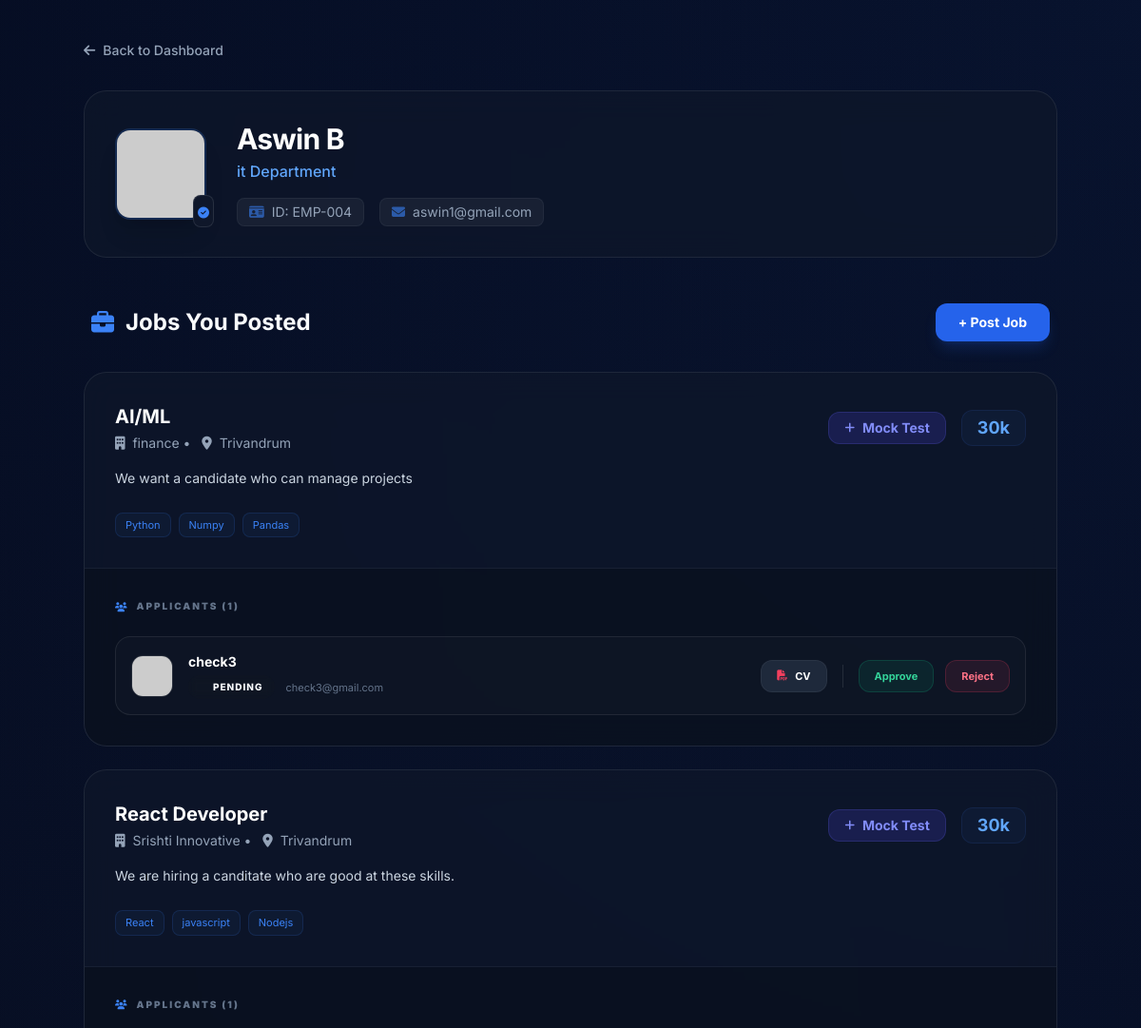
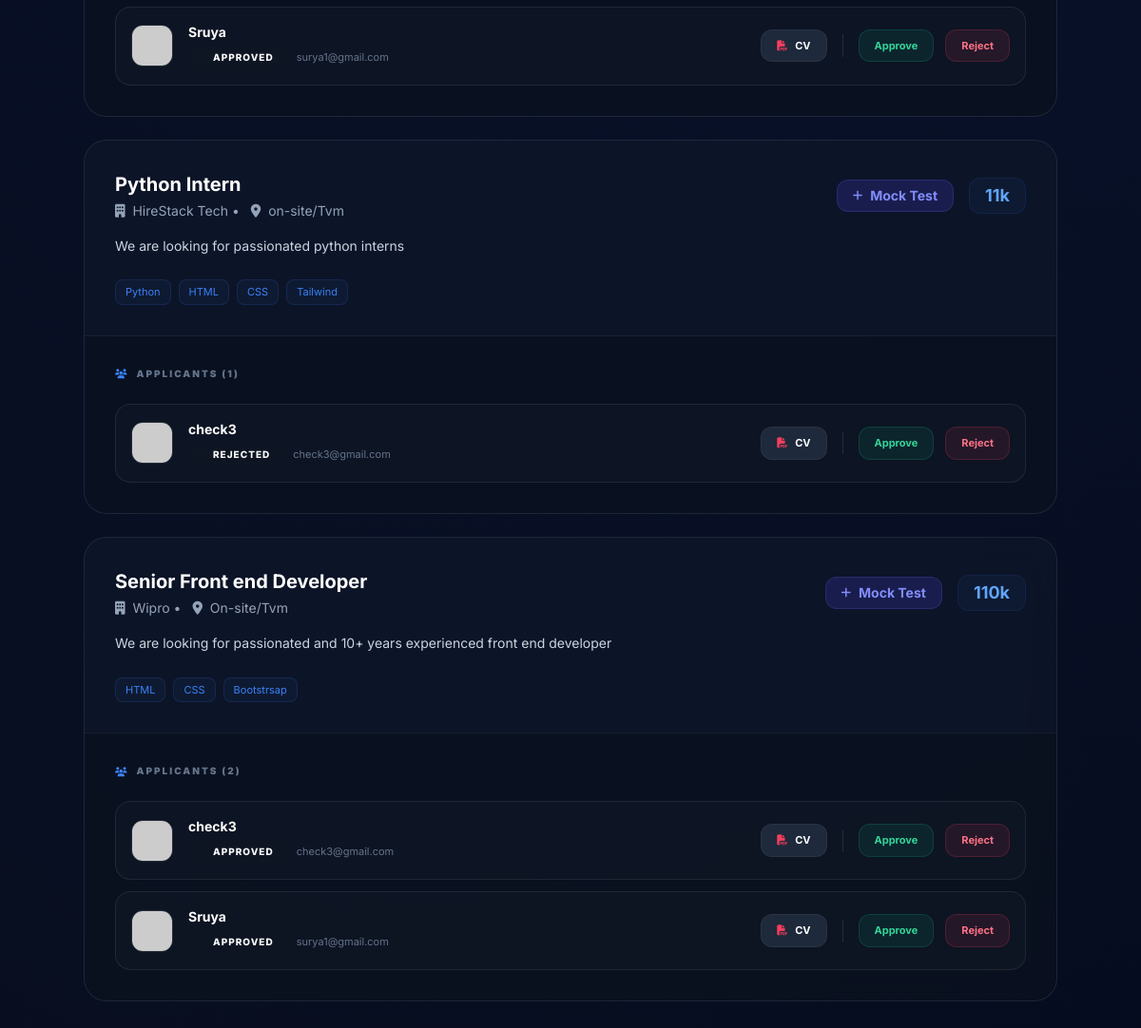
/emprofile/ (signed in), run on the app's committed database (2 pictures, top to bottom).
### hireapp/models.py (models this page shows, shortened)
class JobPortalEmployee(models.Model):
    first_name = models.CharField(max_length=255)
    last_name = models.CharField(max_length=255)
    employee_id= models.CharField(max_length=128)
    department = models.CharField(max_length=255)
    email = models.EmailField(unique=True)
    password = models.CharField(max_length=128)
    is_blocked = models.BooleanField(default=False)

class JobPost(models.Model):
    JOB_TYPE_CHOICES = [
        ('full-time', 'Full Time'),
        ('part-time', 'Part Time'),
        ('contract', 'Contract'),
        ('internship', 'Internship'),
    ]
    employee = models.ForeignKey(
        JobPortalEmployee,
        on_delete=models.CASCADE,
        related_name="jobs"
    )
    job_title = models.CharField(max_length=255)
    company_name = models.CharField(max_length=255)
    location = models.CharField(max_length=255, blank=True)
    job_type = models.CharField(
        max_length=20,
        choices=JOB_TYPE_CHOICES,
        default='full-time'
    )
    salary = models.CharField(max_length=100, blank=True)
    required_skills = models.TextField(
        help_text="Comma separated skills (e.g. Python, Django, AWS)",
        blank=True
    )
    description = models.TextField()
    apply_url = models.CharField(
        max_length=500,
        blank=True,
        help_text="External apply link or contact email"
    )
    is_active = models.BooleanField(default=True)
    created_at = models.DateTimeField(auto_now_add=True)
    def skills_list(self):
        if not self.required_skills:
            return []
        return [skill.strip() for skill in self.required_skills.split(',') if skill.strip()]

class JobApplication(models.Model):
    STATUS_CHOICES = [
        ('pending', 'Pending'),
        ('approved', 'Approved'),
        ('rejected', 'Rejected'),
    ]
    user = models.ForeignKey(JobPortalUser, on_delete=models.CASCADE)
    job = models.ForeignKey(
        JobPost,
        on_delete=models.CASCADE,
        related_name="applications"
    )
    resume = models.FileField(upload_to='resumes/', blank=True, null=True)
    cover_letter = models.TextField(blank=True)
    status = models.CharField(max_length=10, choices=STATUS_CHOICES, default='pending')
    is_blocked = models.BooleanField(default=False)
    applied_at = models.DateTimeField(auto_now_add=True)

class JobPortalUser(models.Model):
    ROLE_CHOICES = [
        ('junior_dev', 'Junior Developer'),
        ('mid_dev', 'Mid-Level Developer'),
        ('senior_dev', 'Senior Developer'),
        ('lead_dev', 'Lead Developer'),
        ('architect', 'Architect / Principal Developer'),
    ]
    full_name = models.CharField(max_length=255)
    role = models.CharField(
        max_length=20,
        choices=ROLE_CHOICES,
        default='user',
    )
    phone_number = models.CharField(max_length=10 , blank=True, null=True)
    email = models.EmailField(unique=True)
    password = models.CharField(max_length=128)
    location = models.CharField(max_length=255, blank=True)
    college_name = models.CharField(max_length=255, blank=True)
    degree = models.CharField(max_length=100, blank=True)
    year_of_study = models.CharField(max_length=50, blank=True)
    about_me = models.TextField(blank=True)
    skills = models.TextField(blank=True)
    resume = models.FileField(upload_to='resumes/', blank=True, null=True)
    is_blocked = models.BooleanField(default=False)
    created_at = models.DateTimeField(auto_now_add=True)

### hireapp/views.py (the view, shortened to what this page needs)
# urls.py: path('emprofile/', views.emprofile, name='emprofile'),
def emprofile(request):
    employee_id = request.session.get('employee_id')
    if not employee_id:
        return redirect('emlogin')
    employee = JobPortalEmployee.objects.get(id=employee_id)
    posted_jobs = JobPost.objects.filter(
        employee=employee
    ).prefetch_related('applications__user')
    for job in posted_jobs:
        mock_tests = MockTest.objects.filter(job=job)
    return render(request, 'emprofile.html', {
        'employee': employee,
        'posted_jobs': posted_jobs
    })

### hireapp/templates/emprofile.html (shortened to what this page needs)
<!DOCTYPE html>
<html lang="en">
<head>
    <script src="https://cdn.tailwindcss.com"></script>
    <link href="https://cdnjs.cloudflare.com/ajax/libs/font-awesome/6.5.0/css/all.min.css" rel="stylesheet">
</head>
<body class="min-h-screen py-10 px-6">
    <div class="max-w-5xl mx-auto">
        <a href="{% url 'dashboard' %}" class="inline-flex items-center gap-2 text-slate-400 hover:text-blue-400 transition-colors mb-8 text-sm font-medium">
            <i class="fa-solid fa-arrow-left"></i> Back to Dashboard
        </a>
        <div class="glass-card p-8 mb-12 flex flex-col md:flex-row items-center gap-8">
            <div class="relative">
                <img src="https://ui-avatars.com/api/?name={{ employee.first_name }}+{{ employee.last_name }}&background=3b82f6&color=fff"
                    class="w-24 h-24 rounded-2xl border-2 border-blue-500/20 shadow-xl">
                <div class="absolute -bottom-2 -right-2 bg-slate-900 p-1 rounded-lg border border-white/10">
                    <i class="fa-solid fa-circle-check text-blue-500 text-xs"></i>
                </div>
            </div>
            <div class="flex-1 text-center md:text-left">
                <h1 class="text-3xl font-bold tracking-tight text-white">{{ employee.first_name }} {{ employee.last_name }}</h1>
                <p class="text-blue-400 font-medium mt-1">{{ employee.department }} Department</p>
                <div class="flex flex-wrap justify-center md:justify-start gap-4 mt-4 text-sm text-slate-400">
                    <span class="flex items-center gap-2 px-3 py-1 bg-white/5 rounded-lg border border-white/5"><i class="fa-solid fa-id-card text-blue-500/60"></i> ID: {{ employee.employee_id }}</span>
                    <span class="flex items-center gap-2 px-3 py-1 bg-white/5 rounded-lg border border-white/5"><i class="fa-solid fa-envelope text-blue-500/60"></i> {{ employee.email }}</span>
                </div>
            </div>
        </div>
        <div class="space-y-6">
            <div class="flex justify-between items-center mb-8 px-2">
                <h2 class="text-2xl font-bold flex items-center gap-3">
                    <i class="fa-solid fa-briefcase text-blue-500"></i> Jobs You Posted
                </h2>
                <a href="{% url 'jobposting' %}" class="bg-blue-600 hover:bg-blue-500 text-white px-6 py-2.5 rounded-xl font-bold text-sm transition-all shadow-lg shadow-blue-600/20">
                    + Post Job
                </a>
            </div>
            {% for job in posted_jobs %}
            <div class="glass-card p-0 overflow-hidden mb-10">
                <div class="p-8 border-b border-white/5">
                    <div class="flex flex-col md:flex-row justify-between gap-4 mb-4">
                        <div>
                            <h3 class="text-xl font-bold text-white">{{ job.job_title }}</h3>
                            <p class="text-slate-400 text-sm mt-1">
                                <i class="fa-solid fa-building mr-1"></i> {{ job.company_name }} • <i class="fa-solid fa-location-dot ml-2 mr-1"></i> {{ job.location }}
                            </p>
                        </div>
                        <div class="flex items-center gap-4">
                            <a href="{% url 'create_test' job.id %}" class="bg-indigo-600/20 hover:bg-indigo-600 text-indigo-400 hover:text-white px-4 py-1.5 rounded-xl border border-indigo-500/20 font-bold text-sm transition-all flex items-center gap-2">
                                <i class="fa-solid fa-plus text-xs"></i> Mock Test
                            </a>
                            <div class="text-blue-400 font-bold text-lg bg-blue-500/5 px-4 py-1 rounded-xl border border-blue-500/10">{{ job.salary }}</div>
                        </div>
                    </div>
                    <p class="text-slate-300 text-sm leading-relaxed mb-6">{{ job.description }}</p>
                    {% if job.skills_list %}
                    <div class="flex flex-wrap gap-2">
                        {% for skill in job.skills_list %}
                        <span class="skill-tag">{{ skill }}</span>
                        {% endfor %}
                    </div>
                    {% endif %}
                </div>
                <div class="p-8 bg-black/20">
                    <h4 class="text-[10px] font-black text-slate-500 uppercase tracking-[0.2em] mb-6 flex items-center gap-2">
                        <i class="fa-solid fa-users text-blue-500"></i> Applicants ({{ job.applications.count }})
                    </h4>
                    {% if job.applications.all %}
                    <div class="grid gap-3">
                        {% for app in job.applications.all %}
                        <div class="applicant-row p-4 rounded-2xl flex flex-col lg:flex-row items-center justify-between gap-6">
                            <div class="flex items-center gap-4 w-full lg:w-auto">
                                <img src="https://ui-avatars.com/api/?name={{ app.user.full_name }}&background=random"
                                    class="w-11 h-11 rounded-xl border border-white/10">
                                <div>
                                    <p class="text-white font-bold text-sm">{{ app.user.full_name }}</p>
                                    <div class="flex items-center gap-3 mt-1">
                                        <span class="status-badge status-{{ app.status }}">
                                            {{ app.status }}
                                        </span>
                                        <span class="text-slate-500 text-[11px]">{{ app.user.email }}</span>
                                    </div>
                                </div>
                            </div>
                            <div class="flex items-center gap-3 w-full lg:w-auto justify-end">
                                {% if app.user.resume %}
                                <a href="{{ app.user.resume.url }}" target="_blank"
                                    class="px-4 py-2 bg-slate-800 hover:bg-slate-700 text-white rounded-xl text-[11px] font-bold flex items-center gap-2 transition-all border border-white/5">
                                    <i class="fa-solid fa-file-pdf text-rose-500"></i> CV
                                </a>
                                {% endif %}
                                <a href="{% url 'approve_application' app.id %}"
                                    class="px-4 py-2 bg-emerald-500/10 hover:bg-emerald-500 text-emerald-400 hover:text-white border border-emerald-500/20 rounded-xl text-[11px] font-bold transition-all">
                                    Approve
                                </a>
                                <a href="{% url 'reject_application' app.id %}"
                                    class="px-4 py-2 bg-rose-500/10 hover:bg-rose-500 text-rose-400 hover:text-white border border-rose-500/20 rounded-xl text-[11px] font-bold transition-all">
                                    Reject
                                </a>
                            </div>
                        </div>
                        {% endfor %}
                    </div>
                    {% else %}
                    <p class="text-slate-600 text-xs italic py-2">No applications received yet.</p>
                    {% endif %}
                </div>
            </div>
            {% empty %}
            <div class="text-center py-20 border-2 border-dashed border-slate-800 rounded-3xl">
                <i class="fa-solid fa-inbox text-slate-700 text-4xl mb-4"></i>
                <p class="text-slate-500 font-medium">You haven't posted any jobs yet.</p>
            </div>
            {% endfor %}
        </div>
    </div>
</body>
</html>

### hireapp/templates/emprofile.html (style rules this page uses)
:root { --bg-body: #020617; --bg-card: rgba(15, 23, 42, 0.7); --text-main: #f8fafc; --accent-blue: #3b82f6; --accent-emerald: #10b981; --accent-rose: #f43f5e; --border: rgba(255,255,255,0.08); }
body { font-family: 'Inter', sans-serif; background-color: var(--bg-body); color: var(--text-main); background-image: radial-gradient(circle at top right, rgba(59, 130, 246, 0.1), transparent), radial-gradient(circle at bottom left, rgba(15, 23, 42, 0.5), transparent); background-attachment: fixed; }
.glass-card { background: var(--bg-card); backdrop-filter: blur(16px); border: 1px solid var(--border); border-radius: 24px; transition: 0.3s cubic-bezier(0.4, 0, 0.2, 1); }
.applicant-row { background: rgba(255, 255, 255, 0.02); border: 1px solid var(--border); transition: 0.2s; }
.status-badge { display: inline-flex; align-items: center; gap: 8px; padding: 5px 12px; font-size: 10px; font-weight: 800; letter-spacing: 1px; text-transform: uppercase; border-radius: 100px; backdrop-filter: blur(4px); }
.status-badge::before { content: ""; width: 6px; height: 6px; border-radius: 50%; }
.skill-tag { font-size: 11px; background: rgba(59, 130, 246, 0.05); color: var(--accent-blue); padding: 4px 10px; border-radius: 8px; border: 1px solid rgba(59, 130, 246, 0.15); }

### data on the page
JobPortalEmployee: first_name "Aswin", last_name "B", department "it", employee_id "EMP-004", email "aswin1@gmail.com"
JobPost: job_title "AI/ML", company_name "finance", location "Trivandrum", salary "30k", description "We want a candidate who can manage projects", skills_list "Python" "Numpy" "Pandas", applications.count "1"
JobApplication: user.full_name "check3", status "PENDING", user.email "check3@gmail.com"
JobPost: job_title "React Developer", company_name "Srishti Innovative", location "Trivandrum", salary "30k", description "We are hiring a canditate who are good at these skills.", skills_list "React" "javascript" "Nodejs", applications.count "1"
JobApplication: user.full_name "Sruya", status "APPROVED", user.email "surya1@gmail.com"
JobPost: job_title "Python Intern", company_name "HireStack Tech", location "on-site/Tvm", salary "11k", description "We are looking for passionated python interns", skills_list "Python" "HTML" "CSS" "Tailwind", applications.count "1"
JobApplication: user.full_name "check3", status "REJECTED", user.email "check3@gmail.com"
JobPost: job_title "Senior Front end Developer", company_name "Wipro", location "On-site/Tvm", salary "110k", description "We are looking for passionated and 10+ years experienced front end developer", skills_list "HTML" "CSS" "Bootstrsap", applications.count "2"
JobApplication: user.full_name "check3", status "APPROVED", user.email "check3@gmail.com"
JobApplication: user.full_name "Sruya", status "APPROVED", user.email "surya1@gmail.com"
